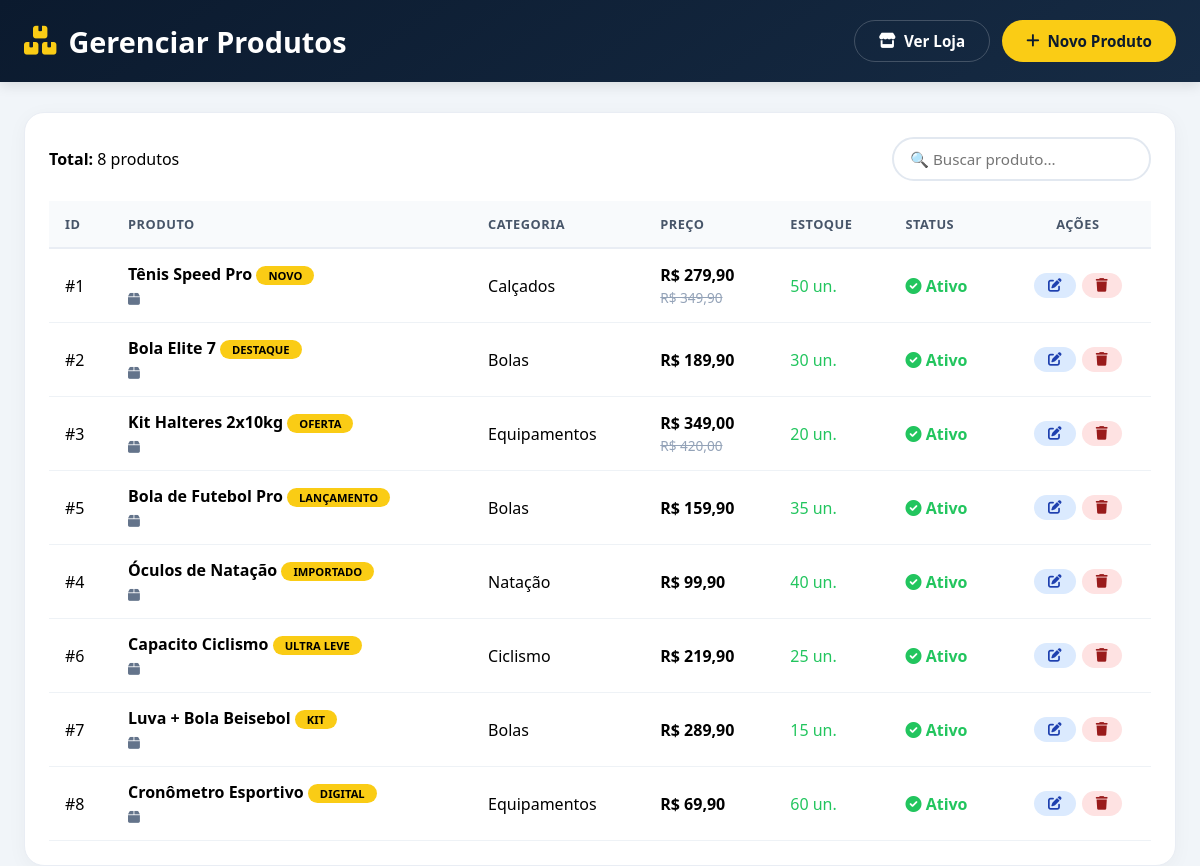
Screenshot of /admin/produtos.php (signed in) with the database file from the repository.
### tables this page shows
CREATE TABLE `produtos` (
  `id` int(11) NOT NULL,
  `categoria_id` int(11) DEFAULT NULL,
  `nome` varchar(200) NOT NULL,
  `descricao` text DEFAULT NULL,
  `preco` decimal(10,2) NOT NULL,
  `preco_promocional` decimal(10,2) DEFAULT NULL,
  `estoque` int(11) DEFAULT 0,
  `imagem` varchar(255) DEFAULT NULL,
  `icone` varchar(50) DEFAULT NULL,
  `badge` varchar(50) DEFAULT NULL,
  `destaque` tinyint(1) DEFAULT 0,
  `ativo` tinyint(1) DEFAULT 1,
  `created_at` timestamp NOT NULL DEFAULT current_timestamp(),
  `updated_at` timestamp NOT NULL DEFAULT current_timestamp() ON UPDATE current_timestamp()
);

CREATE TABLE `categorias` (
  `id` int(11) NOT NULL,
  `nome` varchar(100) NOT NULL,
  `descricao` text DEFAULT NULL,
  `icone` varchar(50) DEFAULT NULL,
  `created_at` timestamp NOT NULL DEFAULT current_timestamp(),
  `updated_at` timestamp NOT NULL DEFAULT current_timestamp() ON UPDATE current_timestamp()
);

### config/database.php (called while the page is built, shortened)
<?php
class Database {
    private static $instance = null;
    private $connection;
    private $host = 'localhost';
    private $dbname = 'nicolas_esportes';
    private $username = 'root';
    private $password = '';
    private function __construct() {
        try {
            $this->connection = new PDO(
                "mysql:host={$this->host};dbname={$this->dbname};charset=utf8mb4",
                $this->username,
                $this->password,
                [
                    PDO::ATTR_ERRMODE => PDO::ERRMODE_EXCEPTION,
                    PDO::ATTR_DEFAULT_FETCH_MODE => PDO::FETCH_ASSOC,
                    PDO::ATTR_EMULATE_PREPARES => false
                ]
            );
        } catch (PDOException $e) {
            die("Erro de conexão: " . $e->getMessage());
        }
    }
    public static function getInstance() {
        if (self::$instance === null) {
            self::$instance = new self();
        }
        return self::$instance;
    }
    public function prepare($sql) {
        return $this->connection->prepare($sql);
    }
}

### models/Product.php (called while the page is built, shortened)
<?php
require_once __DIR__ . '/../config/database.php';
class Product {
    private $db;
    public function __construct() {
        $this->db = Database::getInstance();
    }
    public function findAll($apenasAtivos = true) {
        $sql = "SELECT p.*, c.nome as categoria_nome, c.icone as categoria_icone,
                COALESCE(p.preco_promocional, p.preco) as preco_atual
                FROM produtos p
                LEFT JOIN categorias c ON p.categoria_id = c.id";
        $sql .= " ORDER BY p.destaque DESC, p.created_at DESC";
        $stmt = $this->db->prepare($sql);
        $stmt->execute();
        return $stmt->fetchAll();
    }
}

### admin/produtos.php (the view, shortened to what this page needs)
<?php
require_once __DIR__ . '../config/database.php';
require_once __DIR__ . '../models/Product.php';
$productModel = new Product();
$products = $productModel->findAll(false);
?>
<!DOCTYPE html>
<html lang="pt-BR">
<head>
    <link rel="stylesheet" href="https://cdnjs.cloudflare.com/ajax/libs/font-awesome/6.0.0-beta3/css/all.min.css">
</head>
<body>
    <div class="header">
        <div class="container header-content">
            <h1><i class="fas fa-boxes"></i> Gerenciar Produtos</h1>
            <div style="display: flex; gap: 12px; flex-wrap: wrap;">
                <a href="/nicolas-esportes/" class="btn btn-outline">
                    <i class="fas fa-store"></i> Ver Loja
                </a>
                <a href="produto-novo.php" class="btn btn-primary">
                    <i class="fas fa-plus"></i> Novo Produto
                </a>
            </div>
        </div>
    </div>
    <div class="container">
        <div class="card">
            <div class="toolbar">
                <span><strong>Total:</strong> <?= count($products) ?> produtos</span>
                <input type="text" id="searchInput" placeholder="🔍 Buscar produto...">
            </div>
            <div class="table-wrapper">
                <table>
                    <thead>
                        <tr>
                            <th>ID</th>
                            <th>Produto</th>
                            <th>Categoria</th>
                            <th>Preço</th>
                            <th>Estoque</th>
                            <th>Status</th>
                            <th style="text-align: center;">Ações</th>
                        </tr>
                    </thead>
                    <tbody>
                        <?php if (empty($products)): ?>
                            <tr>
                                <td colspan="7">
                                    <div class="empty-state">
                                        <i class="fas fa-box-open"></i>
                                        <p>Nenhum produto cadastrado.</p>
                                        <a href="produto-novo.php" style="color: #0b1a2e; font-weight: 600;">
                                            Cadastrar primeiro produto
                                        </a>
                                    </div>
                                </td>
                            </tr>
                        <?php else: ?>
                            <?php foreach ($products as $product): ?>
                                <tr>
                                    <td>#<?= $product['id'] ?></td>
                                    <td>
                                        <strong><?= htmlspecialchars($product['nome']) ?></strong>
                                        <?php if ($product['badge']): ?>
                                            <span class="badge-tag"><?= htmlspecialchars($product['badge']) ?></span>
                                        <?php endif; ?>
                                        <div style="font-size: 0.85rem; color: #64748b; margin-top: 4px;">
                                            <i class="fas <?= htmlspecialchars($product['icone'] ?? 'fa-box') ?>"></i>
                                        </div>
                                    </td>
                                    <td><?= htmlspecialchars($product['categoria_nome'] ?? 'Sem categoria') ?></td>
                                    <td>
                                        <strong>R$ <?= number_format($product['preco_atual'], 2, ',', '.') ?></strong>
                                        <?php if ($product['preco_promocional']): ?>
                                            <br>
                                            <span style="text-decoration: line-through; color: #94a3b8; font-size: 0.85rem;">
                                                R$ <?= number_format($product['preco'], 2, ',', '.') ?>
                                            </span>
                                        <?php endif; ?>
                                    </td>
                                    <td>
                                        <span class="<?= $product['estoque'] <= 5 ? 'stock-low' : 'stock-ok' ?>">
                                            <?= $product['estoque'] ?> un.
                                        </span>
                                    </td>
                                    <td>
                                        <?php if ($product['ativo']): ?>
                                            <span class="status-active"><i class="fas fa-check-circle"></i> Ativo</span>
                                        <?php else: ?>
                                            <span class="status-inactive"><i class="fas fa-circle"></i> Inativo</span>
                                        <?php endif; ?>
                                    </td>
                                    <td style="text-align: center;">
                                        <div style="display: flex; gap: 6px; justify-content: center; flex-wrap: wrap;">
                                            <a href="produto-editar.php?id=<?= $product['id'] ?>" class="btn btn-sm btn-edit">
                                                <i class="fas fa-edit"></i>
                                            </a>
                                            <a href="produto-excluir.php?id=<?= $product['id'] ?>"
                                               class="btn btn-sm btn-delete"
                                               onclick="return confirm('Tem certeza que deseja excluir este produto?')">
                                                <i class="fas fa-trash"></i>
                                            </a>
                                        </div>
                                    </td>
                                </tr>
                            <?php endforeach; ?>
                        <?php endif; ?>
                    </tbody>
                </table>
            </div>
        </div>
    </div>
</body>
</html>

### admin/produtos.php (style rules this page uses)
* { margin: 0; padding: 0; box-sizing: border-box; font-family: 'Segoe UI', sans-serif; }
body { background: #f1f5f9; }
.header { background: linear-gradient(145deg, #0b1a2e, #162b44); color: white; padding: 20px 0; margin-bottom: 30px; box-shadow: 0 4px 12px rgba(0,0,0,0.1); }
.container { max-width: 1280px; margin: 0 auto; padding: 0 24px; }
.header-content { display: flex; justify-content: space-between; align-items: center; flex-wrap: wrap; gap: 16px; }
.header h1 { display: flex; align-items: center; gap: 12px; font-size: 1.8rem; }
.header h1 i { color: #facc15; }
.btn { padding: 10px 24px; border-radius: 40px; text-decoration: none; font-weight: 600; display: inline-flex; align-items: center; gap: 8px; transition: 0.2s; border: none; cursor: pointer; font-size: 0.95rem; }
.btn-primary { background: #facc15; color: #0b1a2e; }
.btn-outline { background: transparent; color: white; border: 1px solid rgba(255,255,255,0.2); }
.btn-sm { padding: 6px 14px; font-size: 0.85rem; border-radius: 30px; }
.btn-edit { background: #dbeafe; color: #1e40af; }
.btn-delete { background: #fee2e2; color: #991b1b; }
.card { background: white; border-radius: 20px; padding: 24px; box-shadow: 0 4px 20px rgba(0,0,0,0.04); border: 1px solid #e9edf4; }
.table-wrapper { overflow-x: auto; }
table { width: 100%; border-collapse: collapse; }
thead { background: #f8fafc; border-bottom: 2px solid #e9edf4; }
th, td { padding: 14px 16px; text-align: left; border-bottom: 1px solid #eef2f6; }
th { font-weight: 600; color: #475569; font-size: 0.8rem; text-transform: uppercase; letter-spacing: 0.5px; }
.badge-tag { background: #facc15; padding: 2px 12px; border-radius: 40px; font-size: 0.7rem; font-weight: 700; text-transform: uppercase; display: inline-block; }
.status-active { color: #22c55e; font-weight: 600; }
.stock-ok { color: #22c55e; }
.toolbar { display: flex; justify-content: space-between; align-items: center; flex-wrap: wrap; gap: 16px; margin-bottom: 20px; }
.toolbar input { padding: 10px 16px; border: 2px solid #e2e8f0; border-radius: 30px; font-size: 0.95rem; min-width: 250px; transition: 0.2s; }

### rows the page displays
produtos: id "1", nome "Tênis Speed Pro", badge "NOVO", categoria.nome "Calçados", preco_atual "279,90", preco "349,90", estoque "50", ativo 1 (drawn)
produtos: id "2", nome "Bola Elite 7", badge "DESTAQUE", categoria.nome "Bolas", preco_atual "189,90", estoque "30", ativo 1 (drawn)
produtos: id "3", nome "Kit Halteres 2x10kg", badge "OFERTA", categoria.nome "Equipamentos", preco_atual "349,00", preco "420,00", estoque "20", ativo 1 (drawn)
produtos: id "5", nome "Bola de Futebol Pro", badge "LANÇAMENTO", categoria.nome "Bolas", preco_atual "159,90", estoque "35", ativo 1 (drawn)
produtos: id "4", nome "Óculos de Natação", badge "IMPORTADO", categoria.nome "Natação", preco_atual "99,90", estoque "40", ativo 1 (drawn)
produtos: id "6", nome "Capacito Ciclismo", badge "ULTRA LEVE", categoria.nome "Ciclismo", preco_atual "219,90", estoque "25", ativo 1 (drawn)
produtos: id "7", nome "Luva + Bola Beisebol", badge "KIT", categoria.nome "Bolas", preco_atual "289,90", estoque "15", ativo 1 (drawn)
produtos: id "8", nome "Cronômetro Esportivo", badge "DIGITAL", categoria.nome "Equipamentos", preco_atual "69,90", estoque "60", ativo 1 (drawn)

### other values shown
count($products) "8"
